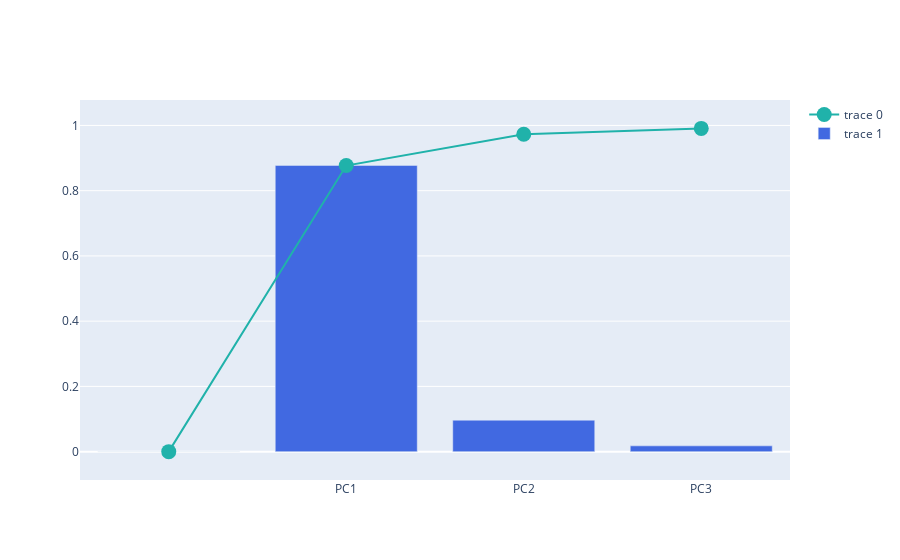

Notebook code cell kept with this figure:
### Code cell
# explained variance + cumulative variance
# https://plotly.com/python/creating-and-updating-figures

import plotly.graph_objects as go
fig = go.Figure()

fig.add_trace(
    go.Scatter(
        x=df_explained_variance['PC'],
        y=df_explained_variance['Cumulative Variance'],
        marker=dict(size=15, color='LightSeaGreen')
    ))

fig.add_trace(
    go.Bar(
        x=df_explained_variance['PC'],
        y=df_explained_variance['Explained Variance'],
        marker=dict(color='RoyalBlue')
    ))

fig.show()

### Figure 1 — Plotly figure (JSON) as saved in the notebook; plotly's stock layout.template omitted (floating-point values rounded to 4 significant figures)
{"data": [{"marker": {"color": "LightSeaGreen", "size": 15}, "type": "scatter", "x": ["", "PC1", "PC2", "PC3"], "y": [0, 0.877, 0.973, 0.991]}, {"marker": {"color": "RoyalBlue"}, "type": "bar", "x": ["", "PC1", "PC2", "PC3"], "y": [0, 0.8774, 0.09637, 0.01763]}], "layout": {}}
